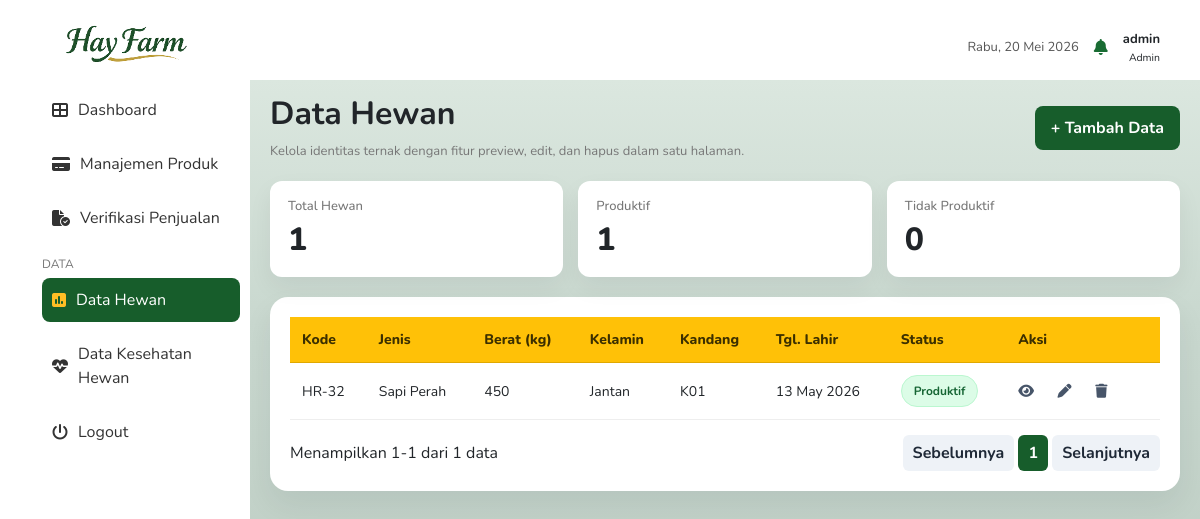
Screenshot of /pages/admin/data_hewan.php (signed in) with the database file from the repository.
### tables this page shows
CREATE TABLE `data_ternak` (
  `id_hewan` int NOT NULL,
  `kode_hewan` varchar(10) DEFAULT NULL,
  `jenis_hewan` enum('sapi_perah','sapi_po') NOT NULL,
  `berat_badan` float NOT NULL,
  `jenis_kelamin` enum('jantan','betina') NOT NULL,
  `no_kandang` varchar(5) NOT NULL,
  `tgl_lahir` date NOT NULL,
  `foto_hewan` varchar(255) NOT NULL,
  `status_hewan` enum('produktif','tdk_produktif') NOT NULL,
  `is_deleted` tinyint(1) DEFAULT '0',
  `deleted_at` datetime DEFAULT NULL
);

### process/models/hewan.php (called while the page is built, shortened)
<?php
class Hewan
{
    private $conn;
    private $table = 'data_ternak';
    public function __construct($db)
    {
        $this->conn = $db;
    }
    public function getAll()
    {
        $query = "SELECT * FROM " . $this->table . "
                  WHERE jenis_hewan IN ('sapi_perah', 'sapi_po') AND (is_deleted IS NULL OR is_deleted = 0)
                  ORDER BY id_hewan DESC";
        $stmt = $this->conn->prepare($query);
        $stmt->execute();
        $result = $stmt->get_result();
        return $result->fetch_all(MYSQLI_ASSOC);
    }
}

### pages/admin/data_hewan.php (the view, shortened to what this page needs)
<?php
require_once '../../config/database.php';
require_once '../../process/models/hewan.php';
$database = new Database();
$db = $database->getConnection();
$hewan = new Hewan($db);
$dataRaw = $hewan->getAll();
$dataHewan = array_map(function ($row) {
    return [
        'id_hewan'   => (int)$row['id_hewan'],
        'kode'       => $row['kode_hewan'] ?? '',
        'jenis'      => $row['jenis_hewan'],
        'nama'       => $row['nama_hewan'] ?? '',
        'berat'      => $row['berat_badan'],
        'kelamin'    => $row['jenis_kelamin'],
        'kandang'    => $row['no_kandang'],
        'tgl_lahir'  => $row['tgl_lahir'],
        'foto'       => $row['foto_hewan'] ?? '',
        'status'     => $row['status_hewan'],
    ];
}, $dataRaw);
$totalHewan = count($dataHewan);
$totalProduktif = count(array_filter($dataHewan, fn($h) => $h['status'] === 'produktif'));
$totalTidakProduktif = count(array_filter($dataHewan, fn($h) => $h['status'] === 'tdk_produktif'));
function usiaLabel($tgl)
{
    $lahir = new DateTime($tgl);
    $now = new DateTime();
    $diff = $now->diff($lahir);
    return $diff->y . ' th ' . $diff->m . ' bln';
}
function labelStatus($status)
{
    return match ($status) {
        'produktif' => 'Produktif',
        'tdk_produktif' => 'Tidak Produktif',
        default => '-'
    };
}
function classStatus($status)
{
    return $status === 'produktif' ? 'status-produktif' : 'status-tidak-produktif';
}
function formatTanggal($tgl)
{
    return !empty($tgl) && strtotime($tgl) ? date('d M Y', strtotime($tgl)) : '-';
}
function esc($str)
{
    return htmlspecialchars($str, ENT_QUOTES, 'UTF-8');
}
?>
<!DOCTYPE html>
<html lang="id">
<head>
    <link href="https://cdn.jsdelivr.net/npm/bootstrap@5.0.2/dist/css/bootstrap.min.css" rel="stylesheet">
    <link rel="stylesheet" href="https://cdnjs.cloudflare.com/ajax/libs/font-awesome/6.5.1/css/all.min.css">
    <link rel="stylesheet" href="https://cdn.jsdelivr.net/npm/bootstrap-icons@1.11.0/font/bootstrap-icons.css">
    <link rel="stylesheet" href="../../public/css/admin_dataHewan.css?v=4">
</head>
<body>
    <?php include __DIR__ . '/../../components/sidebar_admin.php'; ?>
    <div class="main-content">
        <?php include __DIR__ . '/../../components/navbar_admin.php'; ?>
        <div class="header">
            <div>
                <h2>Data Hewan</h2>
                <p>Kelola identitas ternak dengan fitur preview, edit, dan hapus dalam satu halaman.</p>
            </div>
            <button type="button" class="btn-add" onclick="openTambah()">+ Tambah Data</button>
        </div>
        <div class="stats">
            <div class="stat-card">
                <h4>Total Hewan</h4>
                <h2><?= $totalHewan ?></h2>
            </div>
            <div class="stat-card">
                <h4>Produktif</h4>
                <h2><?= $totalProduktif ?></h2>
            </div>
            <div class="stat-card">
                <h4>Tidak Produktif</h4>
                <h2><?= $totalTidakProduktif ?></h2>
            </div>
        </div>
        <div class="table-box">
            <table>
                <thead>
                    <tr>
                        <th>Kode</th>
                        <th>Jenis</th>
                        <th>Berat (kg)</th>
                        <th>Kelamin</th>
                        <th>Kandang</th>
                        <th>Tgl. Lahir</th>
                        <th>Status</th>
                        <th>Aksi</th>
                    </tr>
                </thead>
                <tbody id="dataTableBody">
                    <?php if (!empty($dataHewan)): ?>
                        <?php foreach ($dataHewan as $row): ?>
                            <?php
                            $recordData = [
                                'id_hewan'   => $row['id_hewan'],
                                'kode'       => $row['kode'],
                                'jenis'      => $row['jenis'],
                                'nama'       => $row['nama'],
                                'berat'      => $row['berat'],
                                'kelamin'    => $row['kelamin'],
                                'kandang'    => $row['kandang'],
                                'tgl_lahir'  => $row['tgl_lahir'],
                                'foto'       => $row['foto'],
                                'status'     => $row['status'],
                                'usia'       => usiaLabel($row['tgl_lahir']),
                                'status_label' => labelStatus($row['status']),
                            ];
                            $recordJson = esc(json_encode($recordData, JSON_HEX_TAG | JSON_HEX_APOS | JSON_HEX_QUOT | JSON_HEX_AMP));
                            ?>
                            <tr>
                                <td><?= esc($row['kode']) ?></td>
                                <td><?= ucwords(str_replace('_', ' ', esc($row['jenis']))) ?></td>
                                <td><?= esc($row['berat']) ?></td>
                                <td><?= ucwords(esc($row['kelamin'])) ?></td>
                                <td><?= esc($row['kandang']) ?></td>
                                <td><?= formatTanggal($row['tgl_lahir']) ?></td>
                                <td>
                                    <span class="status-pill <?= classStatus($row['status']) ?>">
                                        <?= labelStatus($row['status']) ?>
                                    </span>
                                </td>
                                <td class="action">
                                    <button type="button" title="Lihat" data-record="<?= $recordJson ?>" onclick="openPreview(this)">
                                        <i class="fa fa-eye"></i>
                                    </button>
                                    <button type="button" class="edit" title="Edit" data-record="<?= $recordJson ?>" onclick="openEdit(this)">
                                        <i class="fa fa-pen"></i>
                                    </button>
                                    <button type="button" title="Hapus"
                                        onclick="openDelete('<?= esc($row['jenis']) ?> - <?= esc($row['kode']) ?>', <?= (int)$row['id_hewan'] ?>)">
                                        <i class="fa fa-trash"></i>
                                    </button>
                                </td>
                            </tr>
                        <?php endforeach; ?>
                    <?php endif; ?>
                </tbody>
            </table>
            <div class="pagination">
                <span>Menampilkan 1-<?= $totalHewan ?> dari <?= $totalHewan ?> data</span>
                <div>
                    <button class="page-btn">Sebelumnya</button>
                    <button class="page-btn active-page">1</button>
                    <button class="page-btn">Selanjutnya</button>
                </div>
            </div>
        </div>
    </div>
</body>
</html>

### public/css/admin_dataHewan.css (style rules this page uses)
* { margin: 0; padding: 0; box-sizing: border-box; font-family: "Nunito", sans-serif; }
body { background: #f5f7f6; }
.main-content { margin-left: 250px; padding: 20px; min-height: 100vh; background: linear-gradient( to bottom, #ffffff 0px, #ffffff 80px, #dbe7df 80px, #c9d8cf 40%, #b8c8be 100% ); }
.header { display: flex; justify-content: space-between; align-items: center; margin-top: 20px; gap: 14px; }
.header h2 { font-weight: 700; }
.header p { font-size: 13px; color: #777; margin-bottom: 0; }
.btn-add { display: inline-flex; align-items: center; gap: 10px; background: #175d2b; color: white; border: none; padding: 10px 16px; border-radius: 8px; cursor: pointer; text-decoration: none; font-weight: 700; }
.stats { display: grid; grid-template-columns: repeat(3, 1fr); gap: 15px; margin: 20px 0; }
.stat-card { background: white; padding: 18px; border-radius: 12px; box-shadow: 0 10px 25px rgba(15, 23, 42, 0.06); }
.stat-card h4 { font-size: 13px; color: #777; margin-bottom: 6px; }
.stat-card h2 { font-weight: 800; margin: 0; }
.table-box { background: white; border-radius: 18px; padding: 20px; box-shadow: 0 14px 30px rgba(15, 23, 42, 0.07); }
table { width: 100%; border-collapse: collapse; }
th, td { padding: 12px; border-bottom: 1px solid #eee; font-size: 14px; vertical-align: middle; }
thead th { background: #ffc107; color: #3b2f00; font-weight: 800; border-bottom: 1px solid #e0a800; }
tbody td { background: #ffffff; }
.status-pill, .status-health { display: inline-flex; align-items: center; justify-content: center; padding: 6px 12px; border-radius: 999px; font-size: 12px; font-weight: 700; border: 1px solid transparent; }
.status-produktif { background: #dcfce7; color: #166534; border-color: #bbf7d0; }
.action button, .action i { color: #475569; margin-right: 10px; cursor: pointer; background: none; border: none; }
.pagination { display: flex; justify-content: space-between; margin-top: 15px; align-items: center; gap: 12px; flex-wrap: wrap; }
.page-btn { border: none; padding: 6px 10px; border-radius: 6px; background: #f8fafc; color: #1f2937; font-weight: 700; cursor: pointer; }
.page-btn:disabled { background: #eef2f7; color: #1f2937; opacity: 1; cursor: not-allowed; }
.active-page { background: #175d2b; color: white; }

### rows the page displays
data_ternak: status_hewan "1", status_hewan "0", kode_hewan "HR-32", jenis_hewan "Sapi Perah", berat_badan "450", jenis_kelamin "Jantan", no_kandang "K01", tgl_lahir "13 May 2026", status_hewan "Produktif"

### other values shown
$item['label'] "Dashboard"
$item['label'] "Manajemen Produk"
$item['label'] "Verifikasi Penjualan"
$item['label'] "Data Hewan"
$item['label'] "Data Kesehatan Hewan"
$_SESSION['username'] "admin"
$_SESSION['role'] "Admin"
$totalHewan "1"
